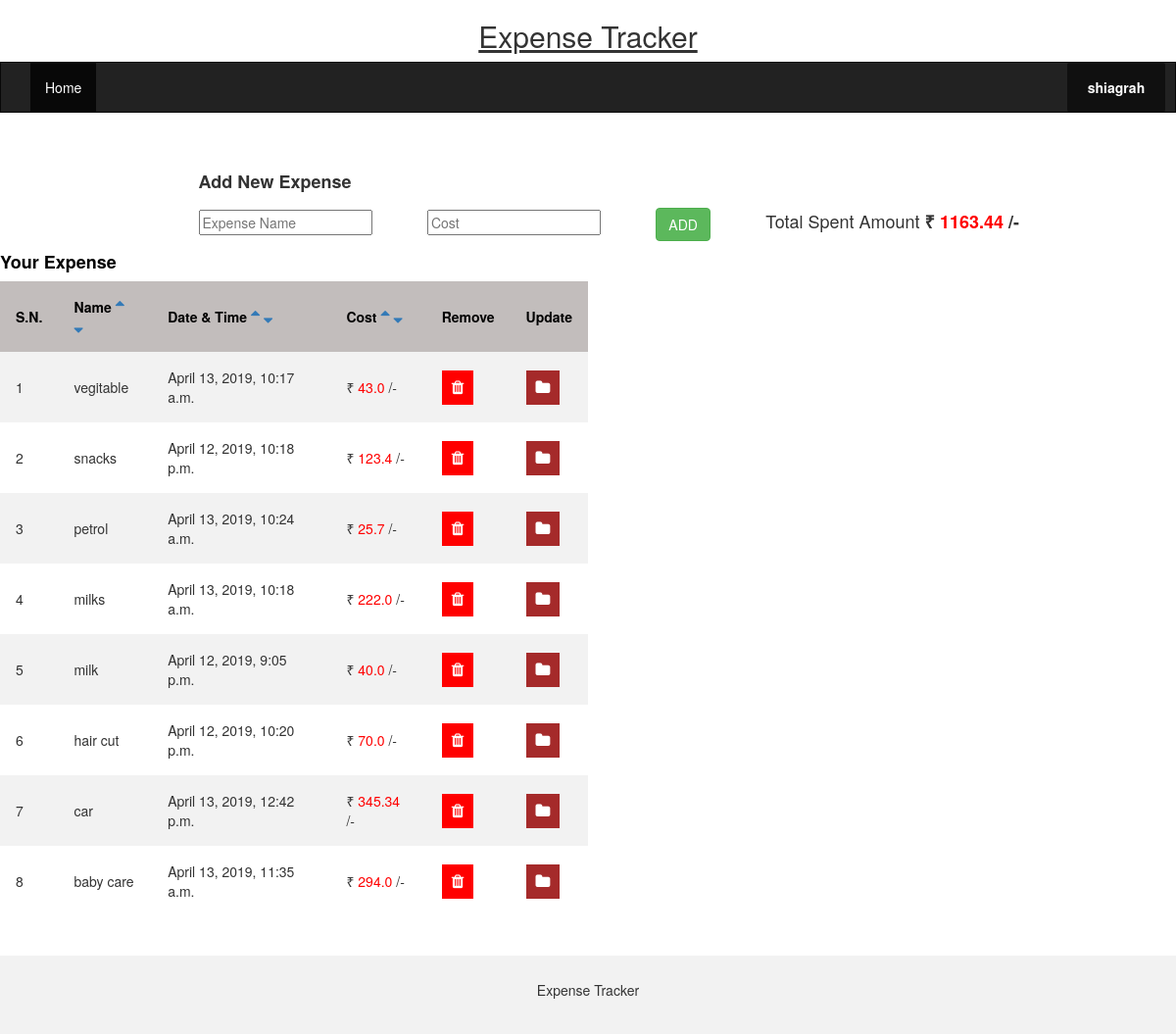
/sortbyname_/ (signed in), run on the app's committed database.
### accounts/models.py (models this page shows)
class expense_table(models.Model):
    user=models.ForeignKey(User, on_delete=models.CASCADE)
    name = models.CharField(max_length=200)
    expense_date = models.DateTimeField('date')
    cost =  models.FloatField(default=0)
    image = models.ImageField(blank=True,null=True)

### accounts/views.py (the view)
# urls.py: path('sortbyname_/', accounts.views.sortbyname_, name='sortbyname_'),
def sortbyname_(request):
    username = request.user
    all_expense = expense_table.objects.filter(user=username).order_by('-name').all()
    total = expense_table.objects.filter(user=username).aggregate(Sum('cost'))
    print(total)
    return render(request, 'home.html', {'all_expense': all_expense, 'total': total})

### templates/home.html (shortened to what this page needs)
{% extends 'base.html' %}
{% block content %}
{% if user.is_authenticated %}
<html lang="en">
  <head>
    <link rel="stylesheet" href="https://maxcdn.bootstrapcdn.com/bootstrap/3.4.0/css/bootstrap.min.css">
    <link rel="stylesheet" href="https://cdnjs.cloudflare.com/ajax/libs/font-awesome/4.7.0/css/font-awesome.min.css">
</head>
  <body>
    <div class="">
      <div class="container text-center">
        <h2><u>Expense Tracker</u></h2>
      </div>
    </div>
    <nav class="navbar navbar-inverse">
      <div class="container-fluid">
        <div class="collapse navbar-collapse" id="myNavbar">
          <ul class="nav navbar-nav">
            <li class="active" ><a href="{%url 'home'%}">Home</a></li>
          </ul>
          <ul class="nav navbar-nav navbar-right">
            <li>
              <div class="inner"><button onclick="myFunction()" class="dropbtn">{{ user.username }}</button>
              </div>
            </li>
          </ul>
        </div>
      </div>
    </nav>
    <div class="outer">
      <h4 class="inner"><b>Add New Expense</b></h4>
      <form action="{% url 'add' %}" method="post">
          <input class="inner" type="text"  placeholder="Expense Name" name="name" required>
          <input class="inner" type="number" placeholder="Cost" required name="cost" step="0.01">
          <button type="submit" class="btn btn-success inner" >ADD</button>
        <h4 class="inner">Total Spent Amount <b>₹ <font  color="red" >{{total.cost__sum|floatformat:2 }} </font>/-</b></h4>
      </form>
    </div>
    {% if all_expense %}
    <h4 class="section"><font color="black"><b>Your Expense</b></font></h4>
    <table>
      <tr>
        <th>S.N.</th>
        <th>Name
          <a href="/sortbyname"><i style="font-size:16px" class="fa">&#xf0de;</i></a>
          <a href="/sortbyname_"><i style="font-size:16px" class="fa">&#xf0dd;</i></a>
        </th>
        <th>
          Date & Time
          <a href="/sortbydate"><i style="font-size:16px" class="fa">&#xf0de;</i></a>
          <a href="/sortbydate_"><i style="font-size:16px" class="fa">&#xf0dd;</i></a>
        </th>
        <th>
          Cost
          <a href="/sortbycost"><i style="font-size:16px" class="fa">&#xf0de;</i></a>
          <a href="/sortbycost_"><i style="font-size:16px" class="fa">&#xf0dd;</i></a>
        </th>
        <th>Remove</th>
        <th>Update</th>
      </tr>
      {% for expense in all_expense %}
      <tr>
        <td> {{ forloop.counter }}</td>
        <td>{{expense.name}}</td>
        <td>{{expense.expense_date}}</td>
        <td>₹ <font  color="red">{{expense.cost}}</font> /-</td>
        <form action="{% url 'delete' %}" method="post" >
          <td><button class="btn1" type="submit" name="expense"  value="{{ expense.id }}"><i class="fa fa-trash"></i></button></td>
        </form>
        <form action="{% url 'update' %}" method="post" >
          <td><button class="btn2" type="submit" name="expense"  value="{{ expense.id }}"><i class="fa fa-folder"></i></button></td>
        </form>
      </tr>
    {% endfor %}
    </table>
    <br><br>
    {% endif %}
    <footer class="container-fluid text-center">
      <p>Expense Tracker </p>
    </footer>
  </body>
</html>
{% else %}
  <p>You are not logged in</p>
  <a href="{% url 'login' %}">login</a>
{% endif %}
{% endblock %}

### templates/home.html (style rules this page uses)
.navbar { margin-bottom: 50px; border-radius: 0; }
footer { background-color: #f2f2f2; padding: 25px; }
.inner { display: inline-block; }
.dropbtn { border-radius: 2px; background: #101010; border: none; color: #fff; cursor: default; font-size: 14px; font-weight: bold; width: 100px; height:50px; }
.inner { display: inline-block; margin-left : 5%; }
.outer { margin-left : 150px; margin-top : 50px; }
.btn1 { background-color: red; border: none; color: white; padding: 6px 10px; font-size: 16px; cursor: pointer; }
.btn2 { background-color: brown; border: none; color: white; padding: 6px 10px; font-size: 16px; cursor: pointer; }
table { border-collapse: collapse; width: 50%; }
th, td { text-align: left; padding: 16px; }
tr:nth-child(even) { background-color: #f2f2f2 }
th { background-color: #C2BDBC; color: black; }

### data on the page
expense_table: name "vegitable", expense_date "April 13, 2019, 10:17 a.m.", cost "43.0", {{ expense.id }} 12 (drawn)
expense_table: name "snacks", expense_date "April 12, 2019, 10:18 p.m.", cost "123.4", {{ expense.id }} 9 (drawn)
expense_table: name "petrol", expense_date "April 13, 2019, 10:24 a.m.", cost "25.7", {{ expense.id }} 14 (drawn)
expense_table: name "milks", expense_date "April 13, 2019, 10:18 a.m.", cost "222.0", {{ expense.id }} 13 (drawn)
expense_table: name "milk", expense_date "April 12, 2019, 9:05 p.m.", cost "40.0", {{ expense.id }} 8 (drawn)
expense_table: name "hair cut", expense_date "April 12, 2019, 10:20 p.m.", cost "70.0", {{ expense.id }} 10 (drawn)
expense_table: name "car", expense_date "April 13, 2019, 12:42 p.m.", cost "345.34", {{ expense.id }} 17 (drawn)
expense_table: name "baby care", expense_date "April 13, 2019, 11:35 a.m.", cost "294.0", {{ expense.id }} 15 (drawn)

### other printed values
{{ user.username }} "shiagrah"
{{ total.cost__sum|floatformat:2 }} "1163.44"
